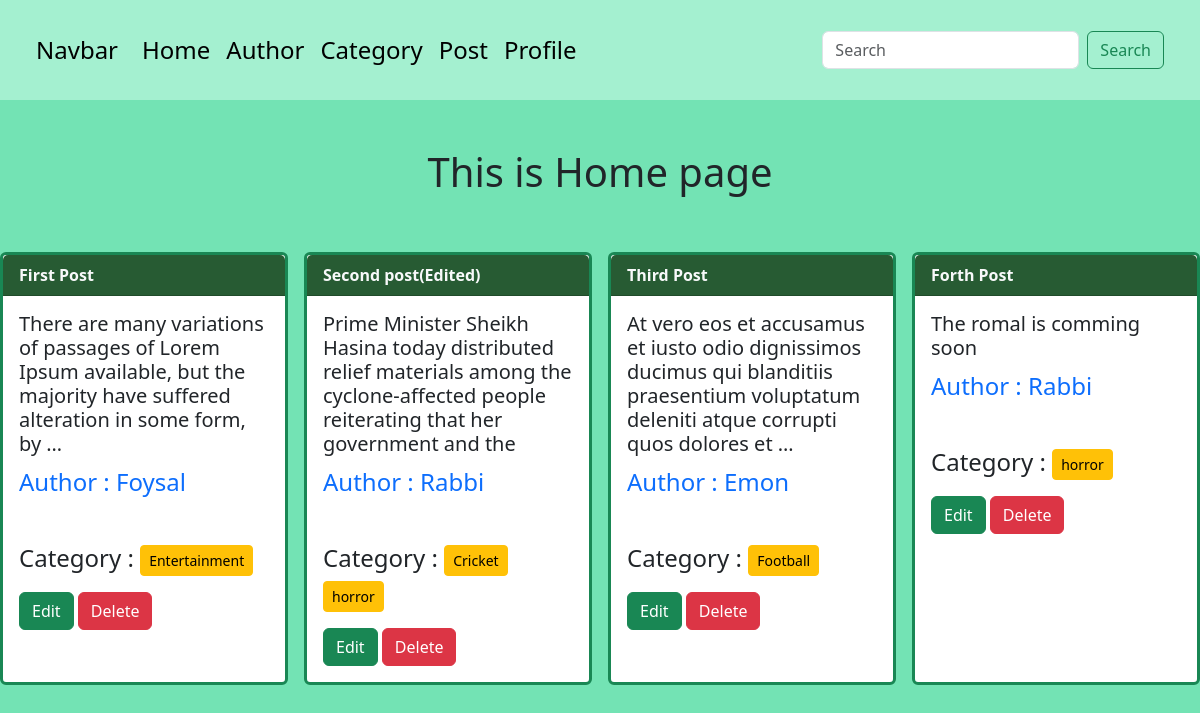
The page / on the database its author committed.
### post/models.py (models this page shows, shortened)
class post(models.Model):
    title = models.CharField(max_length=100)
    content = models.TextField()
    categorys = models.ManyToManyField(category_model)
    authors = models.ForeignKey(author,on_delete=models.CASCADE)

### author/models.py (models this page shows, shortened)
class author(models.Model):
    name = models.CharField(max_length=20)
    bio = models.TextField()
    ph_no = models.IntegerField(max_length=20)

### categories/models.py (models this page shows, shortened)
class category_model(models.Model):
    name = models.CharField(max_length=20)

### blog_project/views.py (the view)
# urls.py: path('', views.home , name= 'homepage'),
def home(request):
    data = post.objects.all()
    return render(request, 'home.html' ,{'data' : data} )

### templates/home.html (shortened to what this page needs)
{% extends 'base.html' %}
{% block main %}
<h1 class="text-center p-5">This is Home page</h1>
<div class="card_section d-flex justify-content-center gap-3 flex-wrap">
  {% for post in data %}
  <div
    class="card border-success border-3 mb-3 col-sm-3"
    style="max-width: 18rem">
    <div class="card-header fw-bold text-light"
      style="background-color: rgb(39, 91, 51)">{{post.title}}
    </div>
    <div class="card-body text-info">
      <h5 class="card-title text-dark">{{post.content | truncatewords:20}}</h5>
      <p class="text-primary fs-4">Author : {{post.authors.name}}</p>
      <br />
      <p class="text-dark fs-4">
        Category : {% for cat in post.categorys.all %}
        <button class="btn btn-warning btn-sm g-2">{{cat.name}}</button>
        {% endfor %}
      </p>
      <a  href="{% url 'edit_post' post.id %}" class="btn btn-success">Edit</a>
      <a  href="{% url 'delete_post' post.id %}" class="btn btn-danger">Delete</a>
    </div>
  </div>
  {% endfor %}
</div>
{% endblock %}

### templates/base.html (shortened to what this page needs)
{% load static %}
<!doctype html>
<html lang="en">
  <head>
    <link rel="stylesheet" href="{% static 'base.css' %}"/>
    <link href="https://cdn.jsdelivr.net/npm/bootstrap@5.3.3/dist/css/bootstrap.min.css" rel="stylesheet">
  </head>
  <body>
    <header>
     <nav >
        <nav class="navbar navbar-expand-lg  bg_nav p-4">
            <div class="container-fluid">
              <a class="navbar-brand fs-4" href="#">Navbar</a>
              <div class="collapse navbar-collapse" id="navbarSupportedContent">
                <ul class="navbar-nav me-auto mb-2 mb-lg-0">
                  <li class="nav-item">
                    <a class="nav-link active fs-4" aria-current="page" href="{% url 'homepage' %}">Home</a>
                  </li>
                  <li class="nav-item">
                    <a class="nav-link active fs-4" href="{% url 'add_author' %}">Author</a>
                  </li>
                  <li class="nav-item">
                    <a class="nav-link active fs-4" href="{% url 'add_categories' %}">Category</a>
                  </li>
                  <li class="nav-item">
                    <a class="nav-link active fs-4" href="{% url 'add_post' %}">Post</a>
                  </li>
                  <li class="nav-item">
                    <a class="nav-link active fs-4" href="{% url 'add_profiles' %}">Profile</a>
                  </li>
                </ul>
                <form class="d-flex" role="search">
                  <input class="form-control me-2" type="search" placeholder="Search" aria-label="Search">
                  <button class="btn btn-outline-success" type="submit">Search</button>
                </form>
              </div>
            </div>
          </nav>
     </nav>
    </header>
    <main>
        {% block main %}
        {%  endblock %}
    </main>
  </body>
</html>

### static/base.css (style rules this page uses)
.bg_nav { background-color: rgb(164, 240, 208)!important; }

### templates/base.html (style rules this page uses)
.bg_nav { background-color: rgb(164, 240, 208)!important; }

### templates/home.html (style rules this page uses)
body { background-color: rgb(115, 227, 180); }

### rows shown on the page
post: title "First Post", content "There are many variations of passages of Lorem Ipsum available, but the majority have suffered alteration in some form, by …", authors.name "Foysal"
category_model: name "Entertainment"
post: title "Second post(Edited)", content "Prime Minister Sheikh Hasina today distributed relief materials among the cyclone-affected people reiterating that her government and the", authors.name "Rabbi"
category_model: name "Cricket"
category_model: name "horror"
post: title "Third Post", content "At vero eos et accusamus et iusto odio dignissimos ducimus qui blanditiis praesentium voluptatum deleniti atque corrupti quos dolores et …", authors.name "Emon"
category_model: name "Football"
post: title "Forth Post", content "The romal is comming soon", authors.name "Rabbi"
